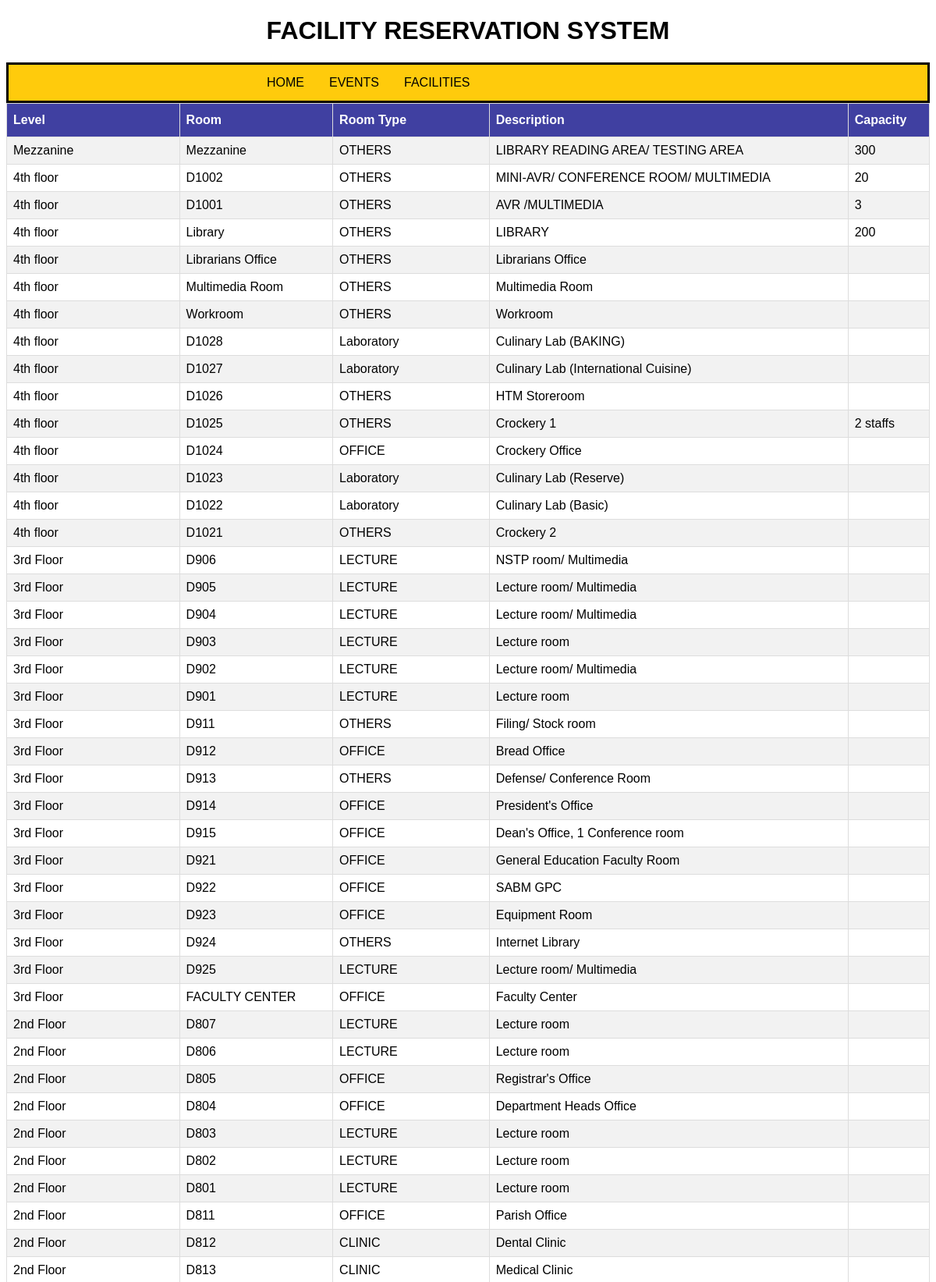
The page /php/list_facilities.php (upper part) on the database its author committed.
### tables this page shows
CREATE TABLE `facility` (
  `FacID` int(255) NOT NULL,
  `Level` varchar(255) NOT NULL,
  `room` varchar(255) NOT NULL,
  `roomType` varchar(255) NOT NULL,
  `description` varchar(255) NOT NULL,
  `capacity` varchar(10) NOT NULL,
  `Reservation` varchar(255) NOT NULL
);

### php/list_facilities.php (the view, shortened to what this page needs)
<?php
	include('DBConnector.php');
?>
<!DOCTYPE html>
<html>
<head>
	<link rel="stylesheet" href="../stylesheet/style.css">
	<h1>FACILITY RESERVATION SYSTEM</h1>
</head>
<body>
		<ul class="menu">
		<li class="home"><a href="../index.html" class="home">HOME</a></li>
		<li class="events"><a href="event_page.php" class="events">EVENTS</a></li>
		<li class="faci"><a href="list_facilities.php" class="faci">FACILITIES</a></li>
	</ul>
	<table id="customers">
		<tr>
			<th>Level</th>
			<th>Room</th>
			<th>Room Type</th>
			<th>Description</th>
			<th>Capacity</th>
		</tr>
<?php
	$sql = "SELECT * FROM facility";
	$result = $conn-> query($sql);
	if ($result-> num_rows > 0){
		while ($row = $result-> fetch_assoc()){
			echo "<tr>
					<td>" . $row["Level"] . "</td>
					<td>" . $row["room"] . "</td>
					<td>" . $row["roomType"] . "</td>
					<td>"  . $row["description"] . "</td>
					<td>" . $row["capacity"] . "</td>
				  </tr>";
		}
		echo "</table>";
	}else{
		echo "0 result";
	}
?>
</body>
</html>

### stylesheet/style.css (style rules this page uses)
h1 { text-align: center; }
ul.menu { list-style-type: none; margin: 0px; padding: 0; overflow: hidden; background-color:#ffcb0c; border-style: solid; }
li.home { float: left; margin-right: -450px; margin-left: 315px; }
li.events { float: left; margin-right: -450px; margin-left: 395px; }
li.faci { float: left; margin-right: -450px; margin-left: 450px; }
li a.home { display: block; color: black; text-align: center; padding: 14px 16px; text-decoration: none; font-style: bold; }
li a.events { display: block; color: black; text-align: center; padding: 14px 16px; text-decoration: none; font-style: bold; }
li a.faci { display: block; color: black; text-align: center; padding: 14px 16px; text-decoration: none; font-style: bold; }
body { font-family: Arial, Helvetica, sans-serif; }
#customers { font-family: "Trebuchet MS", Arial, Helvetica, sans-serif; border-collapse: collapse; width: 100%; }
#customers td, #customers th { border: 1px solid #ddd; padding: 8px; }
#customers tr:nth-child(even) { background-color: #f2f2f2; }
#customers th { padding-top: 12px; padding-bottom: 12px; text-align: left; background-color: #4040a1; color: white; }

### rows shown on the page
facility: Level "Mezzanine", room "Mezzanine", roomType "OTHERS", description "LIBRARY READING AREA/ TESTING AREA", capacity "300"
facility: Level "4th floor", room "D1002", roomType "OTHERS", description "MINI-AVR/ CONFERENCE ROOM/ MULTIMEDIA", capacity "20"
facility: Level "4th floor", room "D1001", roomType "OTHERS", description "AVR /MULTIMEDIA", capacity "3"
facility: Level "4th floor", room "Library", roomType "OTHERS", description "LIBRARY", capacity "200"
facility: Level "4th floor", room "Librarians Office", roomType "OTHERS", description "Librarians Office"
facility: Level "4th floor", room "Multimedia Room", roomType "OTHERS", description "Multimedia Room"
facility: Level "4th floor", room "Workroom", roomType "OTHERS", description "Workroom"
facility: Level "4th floor", room "D1028", roomType "Laboratory", description "Culinary Lab (BAKING)"
facility: Level "4th floor", room "D1027", roomType "Laboratory", description "Culinary Lab (International Cuisine)"
facility: Level "4th floor", room "D1026", roomType "OTHERS", description "HTM Storeroom"
facility: Level "4th floor", room "D1025", roomType "OTHERS", description "Crockery 1", capacity "2 staffs"
facility: Level "4th floor", room "D1024", roomType "OFFICE", description "Crockery Office"
facility: Level "4th floor", room "D1023", roomType "Laboratory", description "Culinary Lab (Reserve)"
facility: Level "4th floor", room "D1022", roomType "Laboratory", description "Culinary Lab (Basic)"
facility: Level "4th floor", room "D1021", roomType "OTHERS", description "Crockery 2"
facility: Level "3rd Floor", room "D906", roomType "LECTURE", description "NSTP room/ Multimedia"
facility: Level "3rd Floor", room "D905", roomType "LECTURE", description "Lecture room/ Multimedia"
facility: Level "3rd Floor", room "D904", roomType "LECTURE", description "Lecture room/ Multimedia"
facility: Level "3rd Floor", room "D903", roomType "LECTURE", description "Lecture room"
facility: Level "3rd Floor", room "D902", roomType "LECTURE", description "Lecture room/ Multimedia"
facility: Level "3rd Floor", room "D901", roomType "LECTURE", description "Lecture room"
facility: Level "3rd Floor", room "D911", roomType "OTHERS", description "Filing/ Stock room"
facility: Level "3rd Floor", room "D912", roomType "OFFICE", description "Bread Office"
facility: Level "3rd Floor", room "D913", roomType "OTHERS", description "Defense/ Conference Room"
facility: Level "3rd Floor", room "D914", roomType "OFFICE", description "President's Office"
facility: Level "3rd Floor", room "D915", roomType "OFFICE", description "Dean's Office, 1 Conference room"
facility: Level "3rd Floor", room "D921", roomType "OFFICE", description "General Education Faculty Room"
facility: Level "3rd Floor", room "D922", roomType "OFFICE", description "SABM GPC"
facility: Level "3rd Floor", room "D923", roomType "OFFICE", description "Equipment Room"
facility: Level "3rd Floor", room "D924", roomType "OTHERS", description "Internet Library"
facility: Level "3rd Floor", room "D925", roomType "LECTURE", description "Lecture room/ Multimedia"
facility: Level "3rd Floor", room "FACULTY CENTER", roomType "OFFICE", description "Faculty Center"
facility: Level "2nd Floor", room "D807", roomType "LECTURE", description "Lecture room"
facility: Level "2nd Floor", room "D806", roomType "LECTURE", description "Lecture room"
facility: Level "2nd Floor", room "D805", roomType "OFFICE", description "Registrar's Office"
facility: Level "2nd Floor", room "D804", roomType "OFFICE", description "Department Heads Office"
facility: Level "2nd Floor", room "D803", roomType "LECTURE", description "Lecture room"
facility: Level "2nd Floor", room "D802", roomType "LECTURE", description "Lecture room"
facility: Level "2nd Floor", room "D801", roomType "LECTURE", description "Lecture room"
facility: Level "2nd Floor", room "D811", roomType "OFFICE", description "Parish Office"
facility: Level "2nd Floor", room "D812", roomType "CLINIC", description "Dental Clinic"
facility: Level "2nd Floor", room "D813", roomType "CLINIC", description "Medical Clinic"
